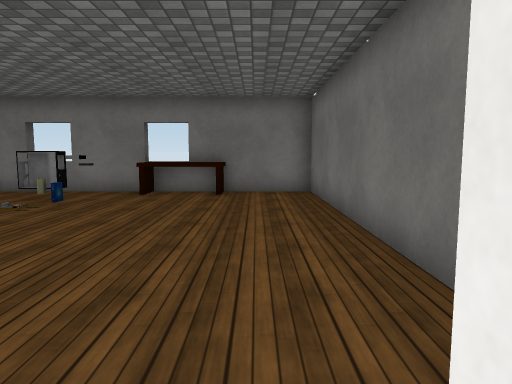
view 1 (above)

12 first-person views from a walk through a scene from a Unity 3-D project. The camera is 1.2 m above the floor, tilts 6° down and sees 70° across. The floor is counted in squares, 1 m on a side. Each view is taken from the middle of a square. On the plan, view 1 faces up. The plan holds only what a view shows up to about 15 squares ahead; the rest is blank. The place goes on beyond the plan. The player character is not drawn. Some surface patterns are stand-ins.

view 2
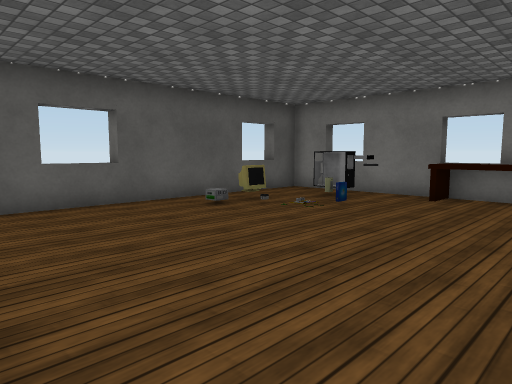

view 3
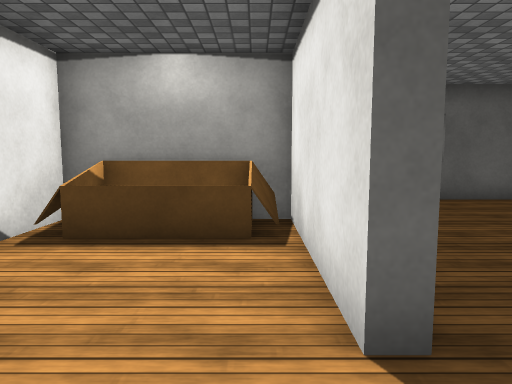

view 4
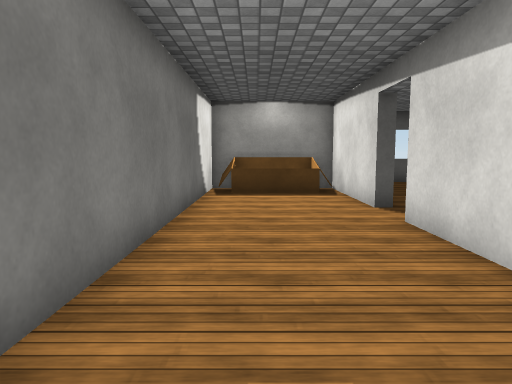

view 5
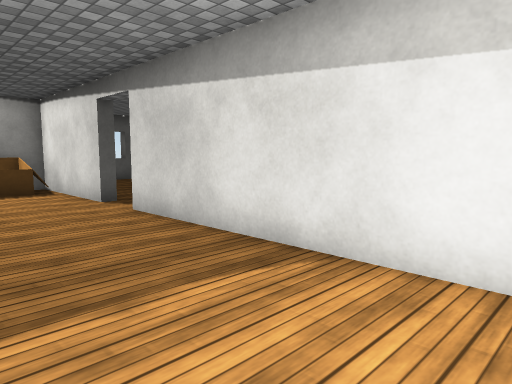

view 6
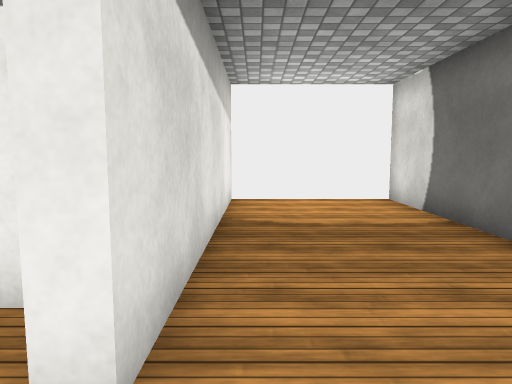

view 7
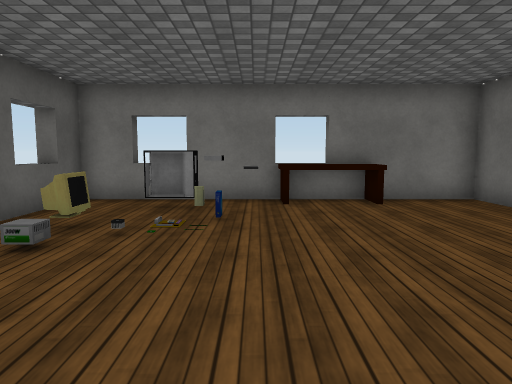

view 8
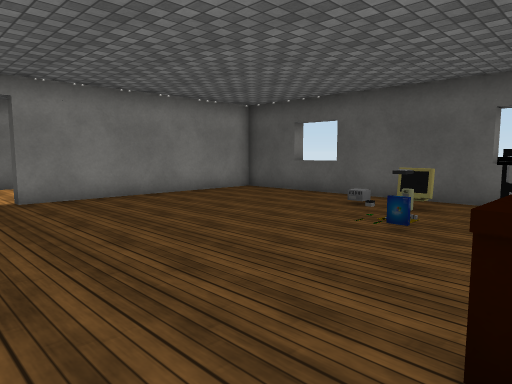

view 9
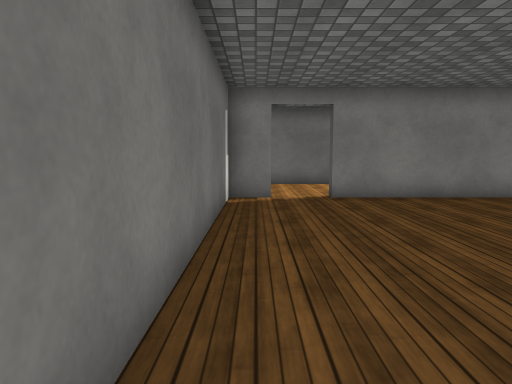

view 10
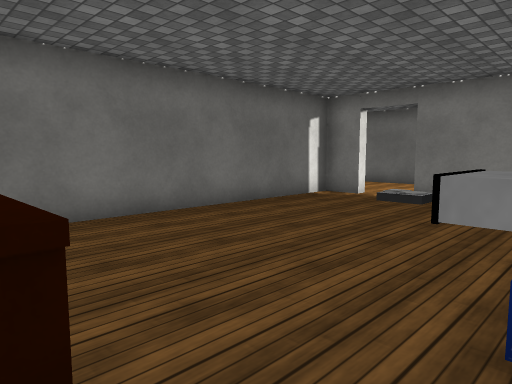

view 11
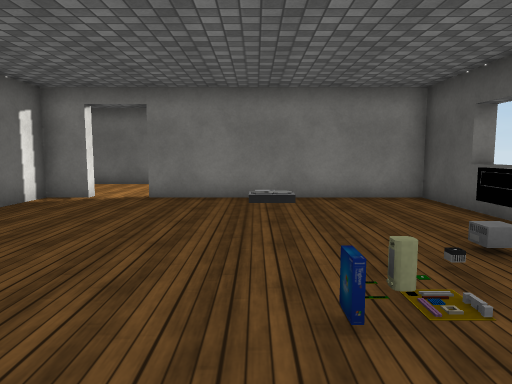

view 12
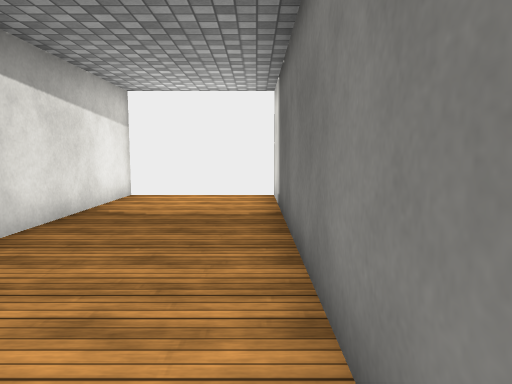

### Floor plan
Ten units are one square. View 1 is at (0, 0); x grows to the right and y downward. Boxes are objects, and circles mark ways between rooms. Rooms are numbered by the first view taken in them; rooms with no view inside come last. Other rooms are left out.
<svg viewBox="-91 -121 182 161">
<path fill="none" stroke="#000" d="M-11 -11 -11 -6 -57 -6 -57 35 86 35 86 -6 6 -6 6 -11M-46 -98 -51 -98M6 -11 17 -11 17 -116 -86 -116 -86 -11 -11 -11"/>
<rect x="-55" y="-5" width="20" height="40" fill="#bbb"><title>mailbox</title></rect>
<rect x="-75" y="-85" width="10" height="10" fill="#bbb"><title>monitor</title></rect>
<rect x="-65" y="-105" width="10" height="10" fill="#bbb"><title>other object</title></rect>
<rect x="-55" y="-95" width="10" height="10" fill="#bbb"><title>speaker</title></rect>
<rect x="-45" y="-95" width="10" height="10" fill="#bbb"><title>other object</title></rect>
<rect x="-35" y="-115" width="30" height="10" fill="#bbb"><title>table</title></rect>
<circle cx="-5" cy="-10" r="3" fill="#2a7"/>
<text x="10" y="10">1</text>
<text x="-30" y="-60">2</text>
</svg>
Room 1 opens to room 2.

Where each view was taken, in squares from view 1:
view 1: 0 up, 0 right, facing up
view 2: 1 up, 0 right, facing up-left
view 3: 0 up, 1 right, facing left
view 4: 2 down, 7 right, facing left
view 5: 3 down, 8 right, facing up-left
view 6: 0 up, 1 left, facing right
view 7: 2 up, 4 left, facing up
view 8: 11 up, 1 right, facing down-left
view 9: 11 up, 1 right, facing down
view 10: 11 up, 5 left, facing down-right
view 11: 11 up, 4 left, facing down
view 12: 3 down, 2 left, facing right
